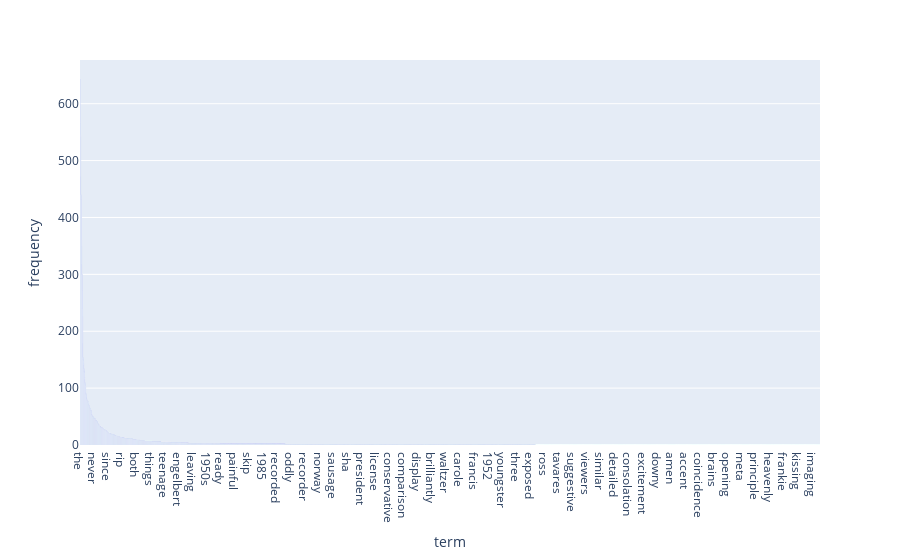

Write notebook code for a chart like this one.
### Code cell
inspect_tf(cv.get_feature_names_out(), term_frequency_dfs['not_nostalgia'].sum().tolist())

### Figure 1 — Plotly figure (JSON) as saved in the notebook; plotly's stock layout.template omitted (floating-point values rounded to 4 significant figures; data arrays with more than 128 entries replaced by an {"elided": "..."} marker saying what was removed)
{"data": [{"alignmentgroup": "True", "hovertemplate": "term=%{x}<br>frequency=%{y}<extra></extra>", "legendgroup": "", "marker": {"color": "#636efa", "pattern": {"shape": ""}}, "name": "", "offsetgroup": "", "orientation": "v", "showlegend": false, "textposition": "auto", "type": "bar", "x": {"elided": "3730 str values"}, "xaxis": "x", "y": {"elided": "3730 int values"}, "yaxis": "y"}], "layout": {"autosize": true, "barmode": "relative", "legend": {"tracegroupgap": 0}, "margin": {"t": 60}, "xaxis": {"anchor": "y", "autorange": true, "domain": [0, 1], "range": [-0.5, 3730.0], "title": {"text": "term"}, "type": "category"}, "yaxis": {"anchor": "x", "autorange": true, "domain": [0, 1], "range": [0, 676.8], "title": {"text": "frequency"}, "type": "linear"}}}
